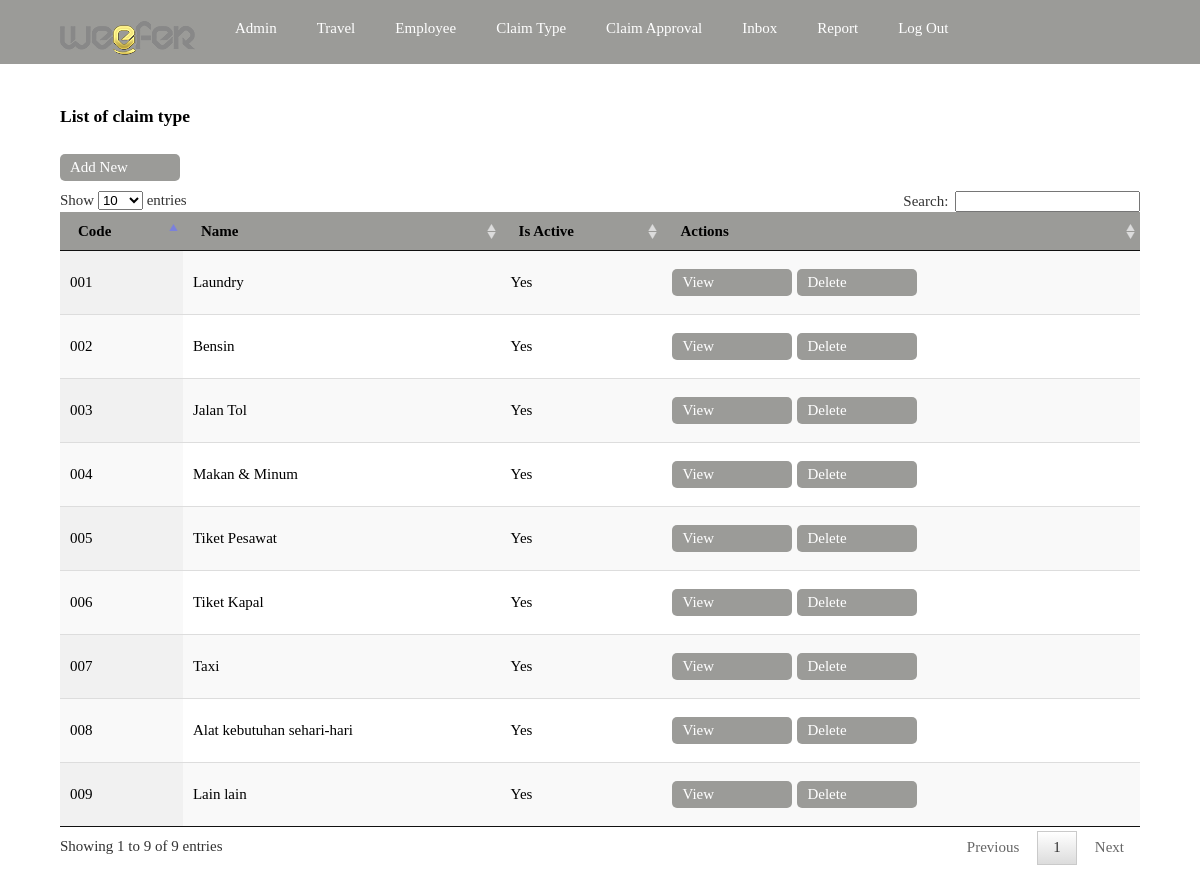
The page /claim/adminarea/claimtype.php (signed in) on the database its author committed.
### tables this page shows
CREATE TABLE `claimtype` (
  `Id` int(10) unsigned NOT NULL AUTO_INCREMENT,
  `Code` varchar(20) NOT NULL,
  `Name` varchar(50) NOT NULL,
  `IsActive` tinyint(1) NOT NULL,
  `LockField` int(10) unsigned DEFAULT NULL,
  PRIMARY KEY (`Id`),
  UNIQUE KEY `i_claimtype_code` (`Code`)
);

### claim/classes/ClaimType.php (called while the page is built, shortened)
<?php include_once('BaseObject.php'); ?>
<?php
class ClaimType extends BaseObject{
   public static function LoadCollection($mySQLi, $Criteria = '1 = 1',$sort='',$page=0,$totalitem=0){
       $tmpQuery = "SELECT  * FROM ".self::TABLENAME." WHERE ".$mySQLi->real_escape_string($Criteria);
       if ($result = $mySQLi->query($tmpQuery)){
           $ClaimTypes = array();
           while ($row = $result->fetch_array()){
               $tmpClaimType = new ClaimType($mySQLi);
               $tmpClaimType->Id = $row['Id'];
               $tmpClaimType->LockField = $row['LockField'];
               $tmpClaimType->Code = $row['Code'];
               $tmpClaimType->IsActive = $row['IsActive'];
               $tmpClaimType->Name = $row['Name'];
               $ClaimTypes[] = $tmpClaimType;
           }
           return $ClaimTypes;
       }
       else
       {
           throw new InvalidQueryException;
       }
   }
}
?>

### claim/classes/Helper.php (called while the page is built, shortened)
<?php
class Helper
{
    public static function getBooleanTextValue($boolValue){
        if($boolValue){
            return self::BOOL_TRUE_TEXT;
        }else{
            return self::BOOL_FALSE_TEXT;
        }
    }
}

### claim/classes/BaseObject.php (called while the page is built, shortened)
<?php
abstract class BaseObject{
	protected $Id;
	public function get_Id(){
		return $this->Id;
	}
}
?>

### claim/adminarea/claimtype.php (the view, shortened to what this page needs)
<?php
    include('header.php');
?>
<?php
    include_once('../classes/Helper.php');
?>
<div class="view_data">
<h3>List of claim type</h3>
<a href="newclaimtype.php">Add New</a>
<table id="datatable" class="display">
   <thead>
       <tr>
            <th>Code</th>
            <th>Name</th>
            <th>Is Active</th>
           <th>Actions</th>
       </tr>
   </thead>
   <tbody>
       <?php
           include_once('../classes/ClaimType.php');
           $Conn = Connection::get_DefaultConnection();
           $ClaimTypes = ClaimType::LoadCollection($Conn);
           foreach($ClaimTypes as $ClaimType){ ?>
       <tr>
                <td><?php echo $ClaimType->Code; ?></td>
                <td><?php echo $ClaimType->Name; ?></td>
                <td><?php echo Helper::getBooleanTextValue($ClaimType->IsActive); ?></td>
               <td>
                   <div>
                       <a href="viewclaimtype.php?Id=<?php echo $ClaimType->get_Id(); ?>">View</a>
                       <a href="processdeleteclaimtype.php?Id=<?php echo $ClaimType->get_Id(); ?>">Delete</a>
                   </div>
               </td>
       </tr>
           <?php } ?>
   </tbody>
</table>
</div>
<?php
    include('footer.php');
?>

### claim/adminarea/css/weefer_claim.css (style rules this page uses)
body { margin: 0; padding: 0; }
.view_data { font: 15px "Tahoma"; padding: 20px 60px; }
.view_data a:link, .view_data a:visited { padding: 5px 10px; margin: 10px 5px 10px 0; display: block; width: 100px; float: left; background: #9B9B98; border: none; color: #FFF; text-decoration: none; border-radius: 5px; }
.view_data table { clear: both; width: 100%; border-top: 1px solid #9B9B98; border-bottom: 1px solid #9B9B98; }
.view_data table thead { background: #9B9B98; }
.view_data table th { text-align: left; }

### rows shown on the page
claimtype: Code "001", Name "Laundry", IsActive "Yes"
claimtype: Code "002", Name "Bensin", IsActive "Yes"
claimtype: Code "003", Name "Jalan Tol", IsActive "Yes"
claimtype: Code "004", Name "Makan & Minum", IsActive "Yes"
claimtype: Code "005", Name "Tiket Pesawat", IsActive "Yes"
claimtype: Code "006", Name "Tiket Kapal", IsActive "Yes"
claimtype: Code "007", Name "Taxi", IsActive "Yes"
claimtype: Code "008", Name "Alat kebutuhan sehari-hari", IsActive "Yes"
claimtype: Code "009", Name "Lain lain", IsActive "Yes"
